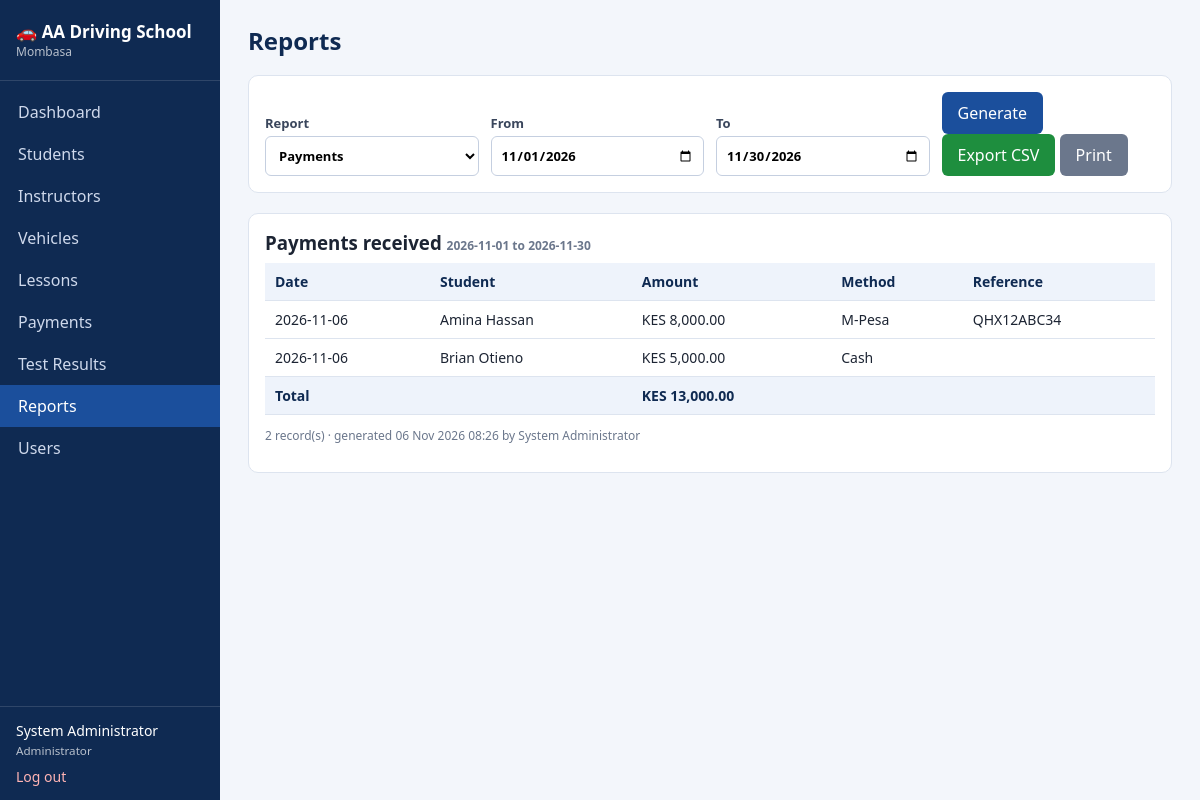
/reports.php (signed in), run on the app's committed database.
### tables this page shows
CREATE TABLE payments (
  payment_id INT AUTO_INCREMENT PRIMARY KEY,
  student_id INT NOT NULL,
  amount DECIMAL(10,2) NOT NULL,
  payment_date DATE NOT NULL,
  payment_method ENUM('Cash','M-Pesa','Bank') NOT NULL,
  reference VARCHAR(50),
  received_by INT NULL,
  FOREIGN KEY (student_id) REFERENCES students(student_id) ON DELETE CASCADE,
  FOREIGN KEY (received_by) REFERENCES users(user_id) ON DELETE SET NULL
);

CREATE TABLE students (
  student_id INT AUTO_INCREMENT PRIMARY KEY,
  user_id INT NULL,
  full_name VARCHAR(100) NOT NULL,
  gender ENUM('Male','Female','Other') NOT NULL,
  id_number VARCHAR(30),
  phone VARCHAR(20) NOT NULL,
  email VARCHAR(100),
  address VARCHAR(150),
  course VARCHAR(60) NOT NULL DEFAULT 'Class B (Light vehicle)',
  course_fee DECIMAL(10,2) NOT NULL DEFAULT 0,
  reg_date DATE NOT NULL,
  FOREIGN KEY (user_id) REFERENCES users(user_id) ON DELETE SET NULL
);

### config.php (called while the page is built, shortened)
<?php
function e($s) { return htmlspecialchars((string)$s, ENT_QUOTES, 'UTF-8'); }
function money($n) { return 'KES ' . number_format((float)$n, 2); }
function user() { return $_SESSION['user'] ?? null; }

### reports.php (the view, shortened to what this page needs)
<?php
require 'config.php';
$from = $_GET['from'] ?? date('Y-m-01');
$to = $_GET['to'] ?? date('Y-m-t');
$type = $_GET['type'] ?? 'payments';
function report_data($pdo, $type, $from, $to) {
    switch ($type) {
        default:
            $q = $pdo->prepare("SELECT p.payment_date 'Date', s.full_name 'Student', p.amount 'Amount', p.payment_method 'Method', COALESCE(p.reference,'') 'Reference' FROM payments p JOIN students s USING(student_id) WHERE p.payment_date BETWEEN ? AND ? ORDER BY p.payment_date");
            $q->execute([$from, $to]); return [$q->fetchAll(), 'Payments received'];
    }
}
[$rows, $title] = report_data($pdo, $type, $from, $to);
require 'includes/header.php';
$types = ['payments' => 'Payments', 'outstanding' => 'Outstanding fees', 'students' => 'Students', 'lessons' => 'Lessons', 'results' => 'Test results', 'progress' => 'Student progress'];
$money_cols = ['Fee', 'Paid', 'Balance', 'Amount'];
?>
<div class="panel no-print">
  <form class="grid">
    <label>Report <select name="type"><?php foreach ($types as $k => $v) echo '<option value="' . $k . '" ' . ($type === $k ? 'selected' : '') . '>' . $v . '</option>'; ?></select></label>
    <label>From <input type="date" name="from" value="<?= e($from) ?>"></label>
    <label>To <input type="date" name="to" value="<?= e($to) ?>"></label>
    <div><button class="btn">Generate</button> <a class="btn green" href="?<?= e(http_build_query(['type' => $type, 'from' => $from, 'to' => $to, 'csv' => 1])) ?>">Export CSV</a> <button type="button" class="btn grey" onclick="window.print()">Print</button></div>
  </form>
</div>
<div class="panel">
  <h3 style="margin-top:0"><?= e($title) ?> <span class="muted small"><?= in_array($type, ['outstanding', 'progress']) ? '' : e("$from to $to") ?></span></h3>
  <?php if ($rows): ?>
  <table><tr><?php foreach (array_keys($rows[0]) as $h) echo '<th>' . e($h) . '</th>'; ?></tr>
  <?php $totals = []; foreach ($rows as $r): echo '<tr>';
      foreach ($r as $k => $v) {
          if (in_array($k, $money_cols)) { $totals[$k] = ($totals[$k] ?? 0) + $v; $v = money($v); }
          echo '<td>' . e($v ?? '-') . '</td>';
      } echo '</tr>'; endforeach;
  if ($totals): echo '<tr>'; foreach (array_keys($rows[0]) as $k) echo '<th>' . (isset($totals[$k]) ? e(money($totals[$k])) : ($k === array_key_first($rows[0]) ? 'Total' : '')) . '</th>'; echo '</tr>'; endif; ?>
  </table>
  <p class="muted small"><?= count($rows) ?> record(s) · generated <?= date('d M Y H:i') ?> by <?= e(user()['full_name']) ?></p>
  <?php else: ?><p class="muted">No records for this selection.</p><?php endif; ?>
</div>
<?php require 'includes/footer.php'; ?>

### assets/style.css (style rules this page uses)
:root { --primary:#1b4f9c;--dark:#0f2a52;--bg:#f3f6fb;--line:#dde4ef;--ok:#1e8e3e;--err:#c62828;--warn:#e69500 }
* { box-sizing:border-box }
body { margin:0;font-family:Segoe UI,Arial,sans-serif;background:var(--bg);color:#1c2433;display:flex;min-height:100vh }
h3 { margin:22px 0 8px }
.panel { background:#fff;border:1px solid var(--line);border-radius:10px;padding:16px;margin-bottom:20px;overflow-x:auto }
table { width:100%;border-collapse:collapse;font-size:14px }
th,td { text-align:left;padding:9px 10px;border-bottom:1px solid var(--line);vertical-align:middle }
th { background:#eef3fb;color:var(--dark);white-space:nowrap }
form.grid { display:grid;grid-template-columns:repeat(auto-fit,minmax(210px,1fr));gap:12px;align-items:end }
label { display:block;font-size:13px;font-weight:600;color:#3a465c }
input,select,textarea { width:100%;padding:9px;margin-top:4px;border:1px solid #c5cfe0;border-radius:6px;font:inherit;background:#fff }
.btn { background:var(--primary);color:#fff;border:0;padding:10px 16px;border-radius:6px;cursor:pointer;font:inherit;text-decoration:none;display:inline-block }
.btn.grey { background:#6b778c }
.btn.green { background:var(--ok) }
.muted { color:#6b778c }
.small { font-size:12px }

### data on the page
payments: payment_date "2026-11-06", student.full_name "Amina Hassan", amount "KES 8,000.00", payment_method "M-Pesa", v "QHX12ABC34"
payments: payment_date "2026-11-06", student.full_name "Brian Otieno", amount "KES 5,000.00", payment_method "Cash"

### other printed values
APP_NAME "AA Driving School"
$label "Dashboard"
$label "Students"
$label "Instructors"
$label "Vehicles"
$label "Lessons"
$label "Payments"
$label "Test Results"
$label "Reports"
$label "Users"
user()['full_name'] "System Administrator"
$role "Administrator"
$page_title "Reports"
$title "Payments received"
$h "Date"
